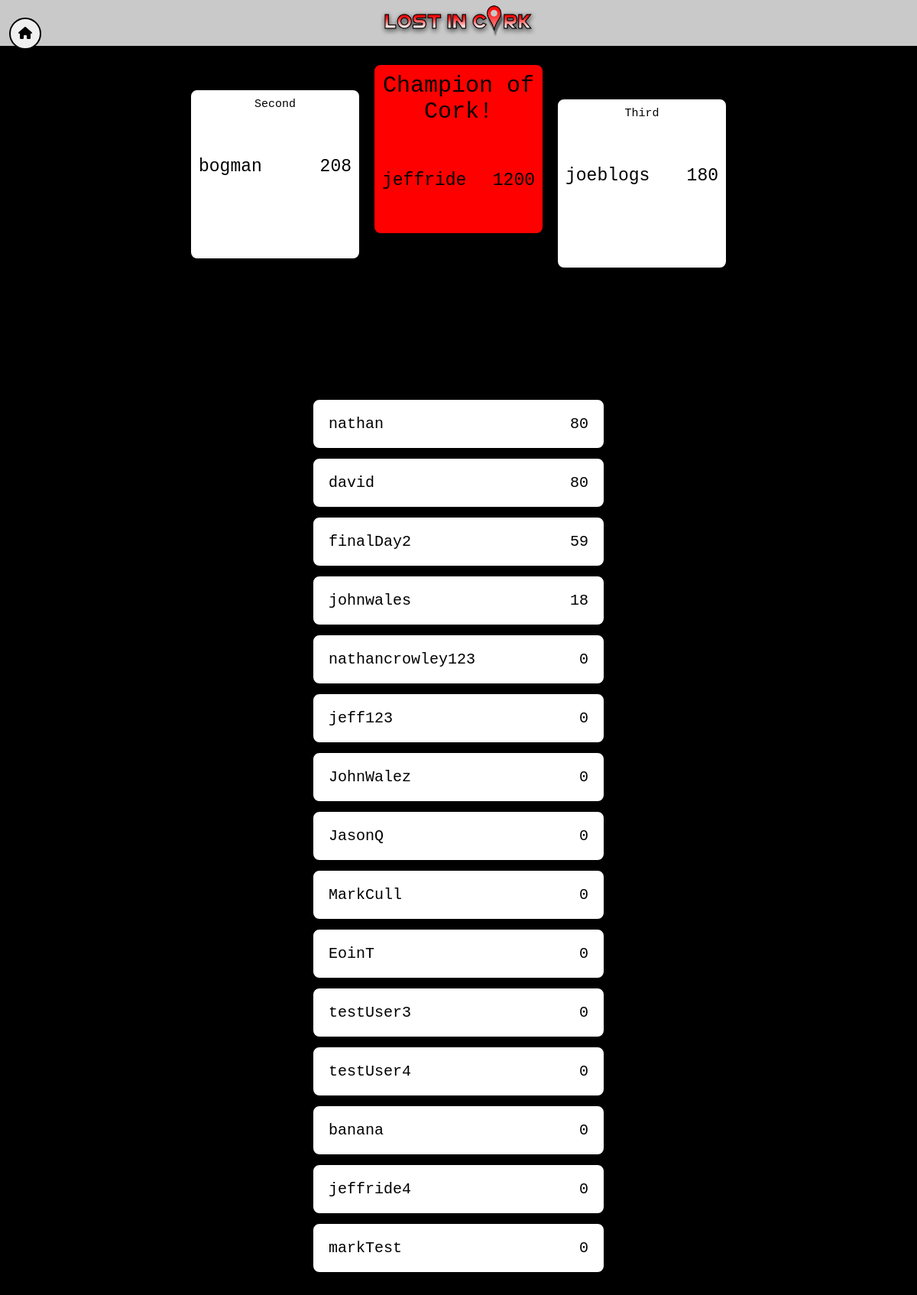
/leaderboard/ (signed in), run on the app's committed database.
### leaderboard/models.py (models this page shows, shortened)
class User(models.Model):
    class meta():
        proxy=True
    user_name = models.CharField(max_length=200)
    high_score = models.IntegerField(default=0)

### leaderboard/views.py (the view)
# urls.py: path('leaderboard/', leaderboardViews.leaderboard, name='leaderboard-page'),
@login_required
def leaderboard(request):
    userScores = {}
    username = request.user.username
    for user1 in Profile.objects.all():
        userScores[user1.user_name]=user1.high_score
    dict1 = userScores
    sorted_values = sorted(dict1.values(),reverse=True) #Sort the values
    sorted_dict = {}
    for i in sorted_values:
        for k in dict1.keys():
            if dict1[k] == i and k not in sorted_dict:
                sorted_dict[k] = dict1[k]
                break
    top_three_users={k: sorted_dict[k] for k in list(sorted_dict)[:3]}
    rest={k: sorted_dict[k] for k in list(sorted_dict)[3:]}
    first={k: top_three_users[k] for k in list(top_three_users)[0:1]}
    second={k: top_three_users[k] for k in list(top_three_users)[1:2]}
    third={k: top_three_users[k] for k in list(top_three_users)[2:3]}
    context={
        "users": sorted_dict.items(),
        "1rst": first.items(),
        "2nd": second.items(),
        "3rd": third.items(),
        "rest_of_users":rest.items(),
        "len_rest": len(rest.items()),
        "number_of_users": Profile.objects.count(),
    }
    return render(request, 'leaderboard.html', context)

### teamProject/templates/teamProject/leaderboard.html (shortened to what this page needs)
{% extends 'base.html' %}
{% block content %}
<head>
    {% load static %}
    <link rel="stylesheet"  href="{% static 'leaderboard.css' %}">
    {% load static %}
    <button id="redirect_home" onclick="document.location.href='/home'"><i class="fas fa-home"></i></button>
</head>
<body>
    <div class="container">
        {% if number_of_users > 0 %}
        <ul class="container" id="top_three">
            <li id="second">
                {% for name,score in 2nd %}
                    <div class="position">Second</div>
                    <span><div class="name">{{ name }}</div><div class="score">{{ score }}</div></span>
                {% endfor %}
            </li>
            <li id="first">
                {% for name,score in 1rst %}
                    <div id="king">Champion of Cork!</div>
                    <span><div class="name">{{ name }}</div><div class="score">{{ score }}</div></span>
                {% endfor %}
            </li>
            <li id="third">
                {% for name,score in 3rd%}
                    <div class="position">Third</div>
                    <span><div class="name">{{ name }}</div><div class="score">{{ score }}</div></span>
                {% endfor %}
            </li>
        </ul>
        <ol id="leaderboard1">
            {% for user,score in rest_of_users %}
                <li>
                    <span><span id="username">{{ user }}</span><span id="score">{{ score }}</span></span>
                </li>
            {% endfor %}
        </ol>
        {% else %}
            <p>No users available.</p>
        {% endif %}
    </div>
{% endblock content %}

### teamProject/templates/teamProject/base.html (shortened to what this page needs)
<!DOCTYPE html>
<html>
<head>
    {% load static %}
    <link href="{% static 'main.css' %}" rel="stylesheet">
</head>
<body>
    <div class="container">
        <div id="top">
            <header>
                <img id="logo" src="/static/images/LostInCork.png">
            </header>
        </div>
        {% block content %}
        {% endblock %}
    </div>
</body>
</html>

### static/main.css (style rules this page uses)
* { margin: 0; padding: 0; }
header { min-width: 100%; }
.container { width: 100vw; display: grid; height: 10vh; grid-template-columns: 20% 60% 20%; grid-template-rows: auto; grid-template-areas: "header header header" "aside1 main aside2" "aside3 main1 aside4" "footer footer footer"; }
#logo { height: 3.5em; max-width: 100%; }
body { background-size: cover; background-repeat: no-repeat; background-attachment: fixed; background-image: url("/static/images/pages/corkAerial.jpg"); max-width: 100%; padding: 0; margin: 0; width: 100vw; height: 100vh; background-color: #000000; }
#top { padding-bottom: 0px; width: 100vw; font-family: 'Slabo 27px', serif; font-weight: 400; grid-area: header; text-align: center; box-shadow: 0 3px 6px rgb(0 0 0 / 16%), 0 3px 6px rgb(0 0 0 / 23%); background-color: #ffffffc9; }
ul { margin: 0; padding: 0; }
ul li { margin: 0; list-style: none; text-align: center; }
#redirect_home { font-size: 1em; border: 2px solid black; border-radius: 50px; padding: 10px; position: absolute; top: 1%; left: 1%; }

### static/leaderboard.css (style rules this page uses)
html,body { max-width: 100%; overflow-x: hidden; }
body { padding: 0; margin: 0; width: 100vw; height: 100vh; background-image: url("/static/images/pages/corkAerial.jpg"); background-repeat: no-repeat; background-size: cover; }
li,p { margin: 5px; border: 2px solid black; padding:10px; width: 30vw; background-color: white; }
span { margin: 5px; padding:5px; }
#king { font-size: 30px; }
li { font-family: 'Courier New', Courier, monospace; border-radius: 10px; }
.position { font-size: 15px; }
ul,ol { list-style-type: none; }
ul li { margin: auto; width: 200px; height: 200px; text-align: center; }
ul { position: relative; top: 10%; }
#first { background-color: red; }
#second { position: relative; top: 15%; left: 50%; }
#third { position: relative; top: 20%; left: -50%; }
ol li #username { font-size: 20px; }
#leaderboard1 { display: grid; width: 80vw; grid-area: footer; margin: auto; align-items: center; justify-items: center; }
.container { grid-template-columns: 30% 40% 30%; }
#leaderboard1,#easyLeaderboard, #HardLeaderboard, #RetroLeaderboard { position: relative; top:20%; left: 0; }
#score { float: right; font-size: 20px; }
#username { float: left; }
.name { float: left; }
.score { float: right; }
.name,.score { position: relative; top: 30%; font-size: 23px; }

### data on the page
User: 2nd "bogman"
User: 1rst "jeffride"
User: 3rd "joeblogs"
User: rest_of_users "nathan"
User: rest_of_users "david"
User: rest_of_users "finalDay2"
User: rest_of_users "johnwales"
User: rest_of_users "nathancrowley123"
User: rest_of_users "jeff123"
User: rest_of_users "JohnWalez"
User: rest_of_users "JasonQ"
User: rest_of_users "MarkCull"
User: rest_of_users "EoinT"
User: rest_of_users "testUser3"
User: rest_of_users "testUser4"
User: rest_of_users "banana"
User: rest_of_users "jeffride4"
User: rest_of_users "markTest"

### other printed values
{{ score }} "208"
{{ score }} "1200"
{{ score }} "180"
{{ score }} "80" "80" "59" "18" "0" "0" "0" "0" "0" "0" "0" "0" "0" "0" "0"
